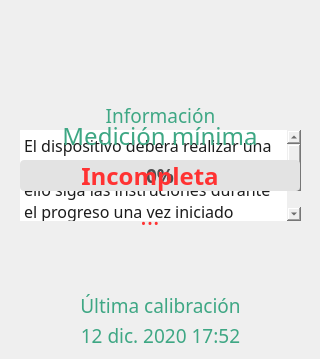
<?xml version="1.0" encoding="UTF-8"?>
<ui version="4.0">
 <class>OptionCalibration</class>
 <widget class="QWidget" name="OptionCalibration">
  <property name="geometry">
   <rect>
    <x>0</x>
    <y>0</y>
    <width>320</width>
    <height>359</height>
   </rect>
  </property>
  <property name="windowTitle">
   <string>Form</string>
  </property>
  <property name="styleSheet">
   <string notr="true"/>
  </property>
  <widget class="QWidget" name="widget" native="true">
   <property name="geometry">
    <rect>
     <x>0</x>
     <y>0</y>
     <width>320</width>
     <height>359</height>
    </rect>
   </property>
   <property name="styleSheet">
    <string notr="true">background-image: url(:/icons/main_menu/calibration_menu/background_calibration_menu.png);</string>
   </property>
   <widget class="MyLabelAnimated" name="l_calibration_back">
    <property name="geometry">
     <rect>
      <x>0</x>
      <y>25</y>
      <width>320</width>
      <height>75</height>
     </rect>
    </property>
    <property name="styleSheet">
     <string notr="true">border-image: url(:/icons/main_menu/calibration_menu/header_calibration_menu.png);
background-image: url(:/icons/general/fondo_transparente.png);</string>
    </property>
    <property name="text">
     <string/>
    </property>
   </widget>
   <widget class="MyLabelAnimated" name="l_calibration_state_button">
    <property name="geometry">
     <rect>
      <x>80</x>
      <y>220</y>
      <width>163</width>
      <height>70</height>
     </rect>
    </property>
    <property name="styleSheet">
     <string notr="true">background-image: url(:/icons/general/fondo_transparente.png);
border-image: url(:/icons/general/next_button.png);</string>
    </property>
    <property name="text">
     <string/>
    </property>
    <property name="scaledContents">
     <bool>true</bool>
    </property>
   </widget>
   <widget class="QPlainTextEdit" name="pt_calibration_state_text">
    <property name="geometry">
     <rect>
      <x>20</x>
      <y>130</y>
      <width>281</width>
      <height>91</height>
     </rect>
    </property>
    <property name="font">
     <font>
      <family>Swis721 Lt BT</family>
      <pointsize>12</pointsize>
     </font>
    </property>
    <property name="toolTip">
     <string>&lt;html&gt;&lt;head/&gt;&lt;body&gt;&lt;p align=&quot;center&quot;&gt;&lt;br/&gt;&lt;/p&gt;&lt;/body&gt;&lt;/html&gt;</string>
    </property>
    <property name="styleSheet">
     <string notr="true">background-image: url(:/icons/general/fondo_transparente.png);
color: rgb(28, 28, 28);
border-radius: 3px;
text-align: center;</string>
    </property>
    <property name="frameShadow">
     <enum>QFrame::Plain</enum>
    </property>
    <property name="plainText">
     <string>El dispositivo deberá realizar una medición máxima y mínima. Para ello siga las instruciones durante el progreso una vez iniciado</string>
    </property>
   </widget>
   <widget class="QLabel" name="l_calibration_state_footer_text_1">
    <property name="geometry">
     <rect>
      <x>60</x>
      <y>290</y>
      <width>201</width>
      <height>31</height>
     </rect>
    </property>
    <property name="font">
     <font>
      <family>Swis721 Lt BT</family>
      <pointsize>14</pointsize>
     </font>
    </property>
    <property name="styleSheet">
     <string notr="true">background-image: url(:/icons/general/fondo_transparente.png);
color:rgb(62, 167, 132);</string>
    </property>
    <property name="text">
     <string>Última calibración</string>
    </property>
    <property name="alignment">
     <set>Qt::AlignCenter</set>
    </property>
   </widget>
   <widget class="QLabel" name="l_calibration_state_footer_text_2">
    <property name="geometry">
     <rect>
      <x>60</x>
      <y>320</y>
      <width>201</width>
      <height>31</height>
     </rect>
    </property>
    <property name="font">
     <font>
      <family>Swis721 Lt BT</family>
      <pointsize>14</pointsize>
     </font>
    </property>
    <property name="styleSheet">
     <string notr="true">background-image: url(:/icons/general/fondo_transparente.png);
color:rgb(62, 167, 132);</string>
    </property>
    <property name="text">
     <string>12 dic. 2020 17:52</string>
    </property>
    <property name="alignment">
     <set>Qt::AlignCenter</set>
    </property>
   </widget>
   <widget class="QLabel" name="l_calibration_state">
    <property name="geometry">
     <rect>
      <x>60</x>
      <y>100</y>
      <width>201</width>
      <height>31</height>
     </rect>
    </property>
    <property name="font">
     <font>
      <family>Swis721 Lt BT</family>
      <pointsize>14</pointsize>
     </font>
    </property>
    <property name="styleSheet">
     <string notr="true">background-image: url(:/icons/general/fondo_transparente.png);
color:rgb(62, 167, 132);</string>
    </property>
    <property name="text">
     <string>Información</string>
    </property>
    <property name="alignment">
     <set>Qt::AlignCenter</set>
    </property>
   </widget>
   <widget class="QLabel" name="l_calibration_state_progress_text">
    <property name="geometry">
     <rect>
      <x>20</x>
      <y>120</y>
      <width>280</width>
      <height>31</height>
     </rect>
    </property>
    <property name="font">
     <font>
      <family>Swis721 Lt BT</family>
      <pointsize>18</pointsize>
     </font>
    </property>
    <property name="styleSheet">
     <string notr="true">background-image: url(:/icons/general/fondo_transparente.png);
color:rgb(62, 167, 132);</string>
    </property>
    <property name="text">
     <string>Medición mínima</string>
    </property>
    <property name="alignment">
     <set>Qt::AlignCenter</set>
    </property>
   </widget>
   <widget class="QProgressBar" name="pbar_calibration_state_progress">
    <property name="geometry">
     <rect>
      <x>20</x>
      <y>160</y>
      <width>280</width>
      <height>31</height>
     </rect>
    </property>
    <property name="font">
     <font>
      <family>Swis721 BT</family>
      <pointsize>14</pointsize>
      <weight>75</weight>
      <bold>true</bold>
     </font>
    </property>
    <property name="styleSheet">
     <string notr="true"> QProgressBar::chunk {
	color: rgb(77, 77, 77);
     border-radius: 4px;
     background-color: #3ea784;
 }
QProgressBar {
	 color: rgb(77, 77, 77);
     border-radius: 4px;
     background-color: #E3E3E3;
 }</string>
    </property>
    <property name="value">
     <number>0</number>
    </property>
    <property name="alignment">
     <set>Qt::AlignCenter</set>
    </property>
   </widget>
   <widget class="MyLabelAnimated" name="l_calibration_state_button_out">
    <property name="geometry">
     <rect>
      <x>160</x>
      <y>250</y>
      <width>163</width>
      <height>70</height>
     </rect>
    </property>
    <property name="styleSheet">
     <string notr="true">background-image: url(:/icons/general/fondo_transparente.png);
border-image: url(:/icons/general/exit_button.png);</string>
    </property>
    <property name="text">
     <string/>
    </property>
    <property name="scaledContents">
     <bool>true</bool>
    </property>
   </widget>
   <widget class="MyLabelAnimated" name="l_calibration_state_button_repeat">
    <property name="geometry">
     <rect>
      <x>0</x>
      <y>250</y>
      <width>163</width>
      <height>70</height>
     </rect>
    </property>
    <property name="styleSheet">
     <string notr="true">background-image: url(:/icons/general/fondo_transparente.png);
border-image: url(:/icons/general/repeat_button.png);</string>
    </property>
    <property name="text">
     <string/>
    </property>
    <property name="scaledContents">
     <bool>true</bool>
    </property>
   </widget>
   <widget class="QLabel" name="l_calibration_state_error_tag">
    <property name="geometry">
     <rect>
      <x>10</x>
      <y>160</y>
      <width>280</width>
      <height>31</height>
     </rect>
    </property>
    <property name="font">
     <font>
      <family>Swis721 Lt BT</family>
      <pointsize>18</pointsize>
      <weight>75</weight>
      <bold>true</bold>
     </font>
    </property>
    <property name="styleSheet">
     <string notr="true">background-image: url(:/icons/general/fondo_transparente.png);
color:rgb(255, 50, 50);</string>
    </property>
    <property name="text">
     <string>Incompleta</string>
    </property>
    <property name="alignment">
     <set>Qt::AlignCenter</set>
    </property>
   </widget>
   <widget class="QLabel" name="l_calibration_state_error_text">
    <property name="geometry">
     <rect>
      <x>10</x>
      <y>200</y>
      <width>280</width>
      <height>31</height>
     </rect>
    </property>
    <property name="font">
     <font>
      <family>Swis721 Lt BT</family>
      <pointsize>18</pointsize>
      <weight>50</weight>
      <bold>false</bold>
     </font>
    </property>
    <property name="styleSheet">
     <string notr="true">background-image: url(:/icons/general/fondo_transparente.png);
color:rgb(255, 50, 50);</string>
    </property>
    <property name="text">
     <string>...</string>
    </property>
    <property name="alignment">
     <set>Qt::AlignCenter</set>
    </property>
   </widget>
  </widget>
 </widget>
 <customwidgets>
  <customwidget>
   <class>MyLabelAnimated</class>
   <extends>QLabel</extends>
   <header location="global">mylabelanimated.h</header>
  </customwidget>
 </customwidgets>
 <resources/>
 <connections/>
</ui>
